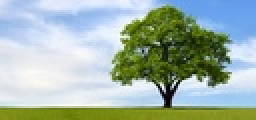
%> input picture Assignment1/Data/Images/BigTree.jpg, 128 x 60 px, shrunk from 1024 x 482 before the run (shown 2 times larger)
$ octave --eval "m_2019472_1a('Data/Images/BigTree.jpg');"   (GNU Octave 9; MATLAB toolbox functions it lacks are replaced by stand-ins)
%> lines starting %> are read from the running program, lines starting %| are printed output that depends on the picture
function[] = m_2019472_1a(name)
%> called with name = 'Data/Images/BigTree.jpg'
rng('default');
close all;

I = imread(name);
%> I is the input picture: size 60x128x3 uint8; mean R, G, B 160.6, 180, 170.3
I=double(I);
%> I: size 60x128x3 double
k = 85;

% Code taken from Classroom
[M,N,ch]=size(I);
%> M = 60; N = 128; ch = 3
Id=reshape(I,M*N,ch,1);
kd=Id(ceil(rand(k,1)*M*N),:);
kdo=kd;
%> kdo = 85 rows, first 12: [104 160 237; 104 157 237; 210 224 235; 148 182 230; 105 136 60; 216 226 238; 28 44 0; 236 241 244; 234 240 252; 104 119 98; 118 173 240; 76 103 0]
itr=0;
while(1)
    itr=itr+1;
dist=pdist2(Id,kdo);
[~,label]=min(dist,[],2);
for i=1:k
kd(i,:)=mean(Id(label==i,:));
end
err=sum(sum(abs(kd-kdo)));
if err<k||itr>max(5,sqrt(k))
    break;
end
kdo=kd;
end
%> after the loop, itr = 10; kd = 85 rows, first 12: [106.2 162 235.5; 100.8 155.7 233.3; 205.4 218.9 234.4; 146.5 182.3 226.3; 98.13 120.4 77.26; 215.5 226.4 238.3; 5.56 9.02 10.02; 245.7 246.4 243.2; 237.5 243.7 252.1; 111.8 134 105.2; 121.7 174.2 234.4; 86.57 111 13.03]
kd = round(kd);
%> kd = 85 rows, first 12: [106 162 236; 101 156 233; 205 219 234; 147 182 226; 98 120 77; 216 226 238; 6 9 10; 246 246 243; 237 244 252; 112 134 105; 122 174 234; 87 111 13]
kr = kd(label,:);
newIm = double(uint8(reshape(kr,M,N,ch)));
krl = reshape(label,M,N,1);
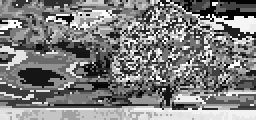
%> krl: size 60x128 double (shown 2 times larger); min 1, max 85, mean 42.6; drawn with min black and max white

% Code for 1a
imshow(newIm)

hist = zeros(85, 5);
totalPixels = M*N;
%> totalPixels = 7680

for i = 1:M
    for j = 1:N
        for k = 1:85
            if (hist(k, 1) == newIm(i, j, 1) && hist(k, 2) == newIm(i, j, 2) && hist(k, 3) == newIm(i, j, 3))
                hist(k, 4) = hist(k, 4) + 1;
                break;

            elseif (hist(k, :) == [0 0 0 0 0])
                hist(k, :) = [newIm(i, j, 1) newIm(i, j, 2) newIm(i, j, 3) 1 0];
                break;
            end
        end
    end
end
%> after the loop, hist = 85 rows, first 8: [210 225 249 86 0; 206 223 242 131 0; 198 216 245 151 0; 188 209 240 152 0; 180 203 239 181 0; 171 197 236 119 0; 162 193 234 103 0; 196 216 236 102 0]

% saliency map
for i = 1:85
    sal_c = 0;
    for j = i:85
        cd = ((hist(i, 1) - hist(j, 1))^2 + (hist(i, 2) - hist(j, 2))^2 + (hist(i, 3) - hist(j, 3))^2)^0.5;
        sal_c = sal_c + (hist(j, 4)/totalPixels)*cd;
    end
    hist(i, 5) = sal_c;
end
%> after the loop, hist = 85 rows, first 8: [210 225 249 86 118.4; 206 223 242 131 114.9; 198 216 245 151 114.4; 188 209 240 152 112.1; 180 203 239 181 111.9; 171 197 236 119 112; 162 193 234 103 112.8; 196 216 236 102 109.9]

salIm = [];

for i= 1:M
    for j = 1:N
        for k = 1:85
            if ((hist(k, 1) == newIm(i, j, 1) && hist(k, 2) == newIm(i, j, 2) && hist(k, 3) == newIm(i, j, 3)))
                salIm(i, j, :) = hist(k, 5);
            end
        end
    end
end
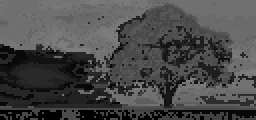
%> salIm: size 60x128 double (shown 2 times larger); min 0, max 125.8, mean 73.9

norIm = (salIm-min(salIm(:)))/(max(salIm(:) - min(salIm(:))));
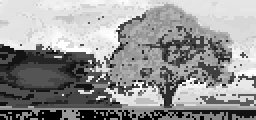
%> norIm: size 60x128 double (shown 2 times larger); min 0, max 1, mean 0.588
imshow(double(norIm))


% 1b


% imshow(salIm)
end
